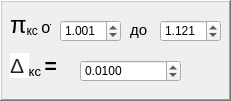
   <widget class="QFrame" name="frame">
    <property name="geometry">
     <rect>
      <x>10</x>
      <y>30</y>
      <width>231</width>
      <height>101</height>
     </rect>
    </property>
    <property name="frameShape">
     <enum>QFrame::WinPanel</enum>
    </property>
    <property name="frameShadow">
     <enum>QFrame::Raised</enum>
    </property>
    <widget class="QLabel" name="lbl_1">
     <property name="geometry">
      <rect>
       <x>10</x>
       <y>10</y>
       <width>41</width>
       <height>31</height>
      </rect>
     </property>
     <property name="text">
      <string>&lt;html&gt;&lt;head/&gt;&lt;body&gt;&lt;p&gt;&lt;span style=&quot; font-family:'Times New Roman,serif'; font-size:18pt;&quot;&gt;π&lt;/span&gt;&lt;span style=&quot; font-family:'Times New Roman,serif'; font-size:14pt; vertical-align:sub;&quot;&gt;кс &lt;/span&gt;&lt;span style=&quot; font-family:'Times New Roman,serif'; font-size:12pt;&quot;&gt;от &lt;/span&gt;&lt;/p&gt;&lt;/body&gt;&lt;/html&gt;</string>
     </property>
    </widget>
    <widget class="QDoubleSpinBox" name="dblSpinBox_3">
     <property name="geometry">
      <rect>
       <x>60</x>
       <y>20</y>
       <width>61</width>
       <height>22</height>
      </rect>
     </property>
     <property name="wrapping">
      <bool>true</bool>
     </property>
     <property name="decimals">
      <number>3</number>
     </property>
     <property name="minimum">
      <double>1.001000000000000</double>
     </property>
     <property name="maximum">
      <double>2.000000000000000</double>
     </property>
     <property name="singleStep">
      <double>0.001000000000000</double>
     </property>
    </widget>
    <widget class="QLabel" name="lbl_7">
     <property name="geometry">
      <rect>
       <x>130</x>
       <y>20</y>
       <width>21</width>
       <height>21</height>
      </rect>
     </property>
     <property name="text">
      <string>&lt;html&gt;&lt;head/&gt;&lt;body&gt;&lt;p&gt;&lt;span style=&quot; font-size:11pt;&quot;&gt;до&lt;/span&gt;&lt;/p&gt;&lt;/body&gt;&lt;/html&gt;</string>
     </property>
    </widget>
    <widget class="QDoubleSpinBox" name="dblSpinBox_4">
     <property name="geometry">
      <rect>
       <x>160</x>
       <y>20</y>
       <width>61</width>
       <height>22</height>
      </rect>
     </property>
     <property name="wrapping">
      <bool>true</bool>
     </property>
     <property name="decimals">
      <number>3</number>
     </property>
     <property name="minimum">
      <double>0.001000000000000</double>
     </property>
     <property name="maximum">
      <double>2.000000000000000</double>
     </property>
     <property name="singleStep">
      <double>0.001000000000000</double>
     </property>
     <property name="value">
      <double>1.121000000000000</double>
     </property>
    </widget>
    <widget class="QLabel" name="lbl_2">
     <property name="geometry">
      <rect>
       <x>10</x>
       <y>50</y>
       <width>81</width>
       <height>31</height>
      </rect>
     </property>
     <property name="text">
      <string>&lt;!DOCTYPE HTML PUBLIC &quot;-//W3C//DTD HTML 4.0//EN&quot; &quot;http://www.w3.org/TR/REC-html40/strict.dtd&quot;&gt;
&lt;html&gt;&lt;head&gt;&lt;meta name=&quot;qrichtext&quot; content=&quot;1&quot; /&gt;&lt;style type=&quot;text/css&quot;&gt;
p, li { white-space: pre-wrap; }
&lt;/style&gt;&lt;/head&gt;&lt;body style=&quot; font-family:'MS Shell Dlg 2'; font-size:8pt; font-weight:400; font-style:normal;&quot;&gt;
&lt;p style=&quot; margin-top:12px; margin-bottom:12px; margin-left:0px; margin-right:0px; -qt-block-indent:0; text-indent:0px;&quot;&gt;&lt;span style=&quot; font-family:'arial,sans-serif'; font-size:16pt; color:#222222; background-color:#ffffff;&quot;&gt;Δ &lt;/span&gt;&lt;img src=&quot;file:///C:\Users\arist\AppData\Local\Temp\msohtmlclip1\01\clip_image002.png&quot; width=&quot;11&quot; height=&quot;26&quot; /&gt;&lt;span style=&quot; font-family:'Times New Roman,serif'; font-size:16pt; vertical-align:sub;&quot;&gt;кс &lt;/span&gt;&lt;span style=&quot; font-family:'Times New Roman,serif'; font-size:16pt; font-weight:600;&quot;&gt;=&lt;/span&gt;&lt;/p&gt;&lt;/body&gt;&lt;/html&gt;</string>
     </property>
    </widget>
    <widget class="QDoubleSpinBox" name="dblSpinBox">
     <property name="geometry">
      <rect>
       <x>80</x>
       <y>60</y>
       <width>101</width>
       <height>22</height>
      </rect>
     </property>
     <property name="wrapping">
      <bool>true</bool>
     </property>
     <property name="decimals">
      <number>4</number>
     </property>
     <property name="minimum">
      <double>0.001000000000000</double>
     </property>
     <property name="maximum">
      <double>1.000000000000000</double>
     </property>
     <property name="singleStep">
      <double>0.000500000000000</double>
     </property>
     <property name="value">
      <double>0.010000000000000</double>
     </property>
    </widget>
   </widget>
